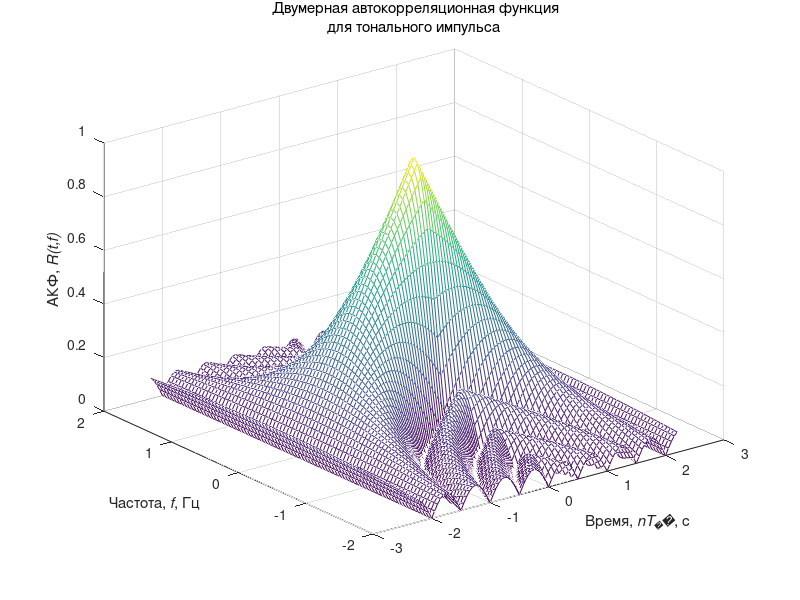
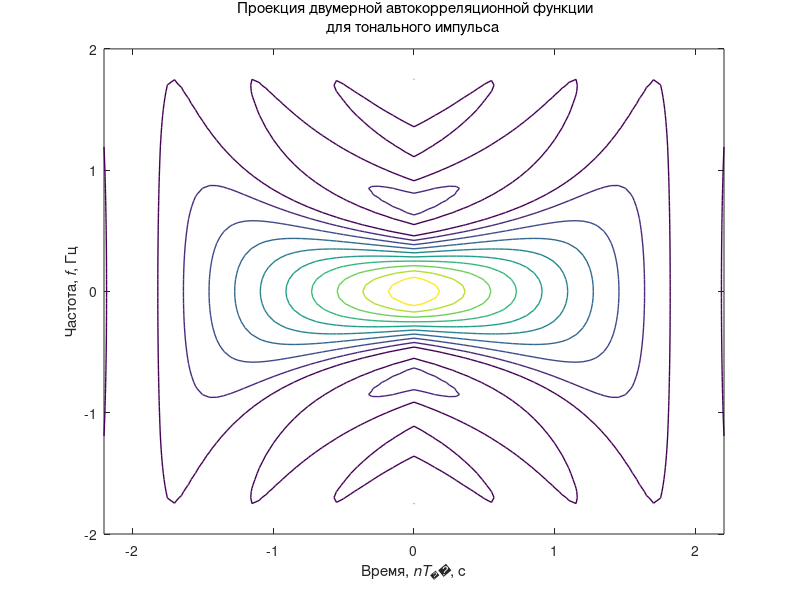
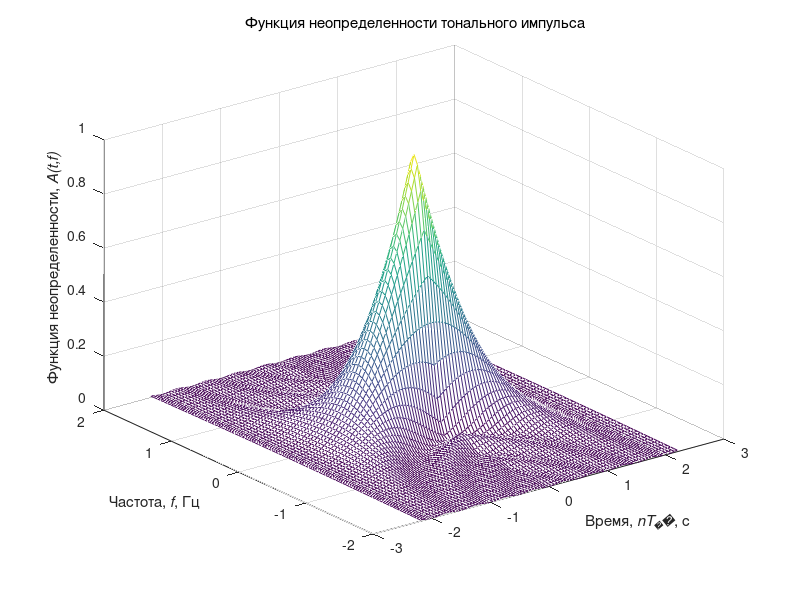
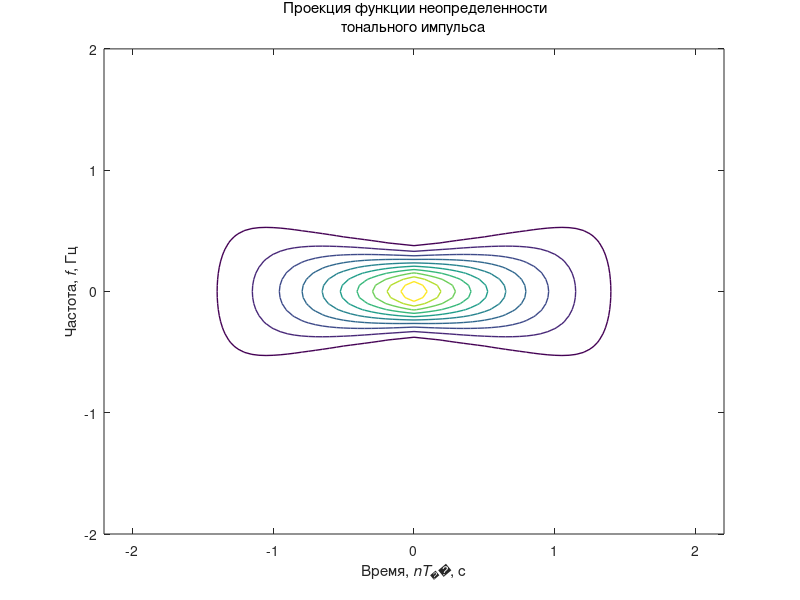

Reproduce these figures in MATLAB, in order.
% плагин pulse waveform analyzer

% Имитационное моделирование и графическая визуализация
% функции неопределенности простых и сложных сигналов
clear all; % Очистка памяти
close all; % Закрытие всех окон с графиками
clc; % Очистка окна команд и сообщений
fontSize=10; % Размер шрифта графиков
fontType=''; % Тип шрифта графиков
% Цвет графиков
tColor='b'; % Временная область
tColorLight=[0.3 0.7 0.9]; % Временная область
Color0='r'; % Эталонные сигналы
fColor=[1 0.4 0]; % Частотная область
eColor=[0.85 0.325 0.098]; % Погрешности
eColorLight=[0.9 0.9 0.4]; % Погрешности
eColorDark=[0.635 0.078 0.184]; % Погрешности
tstep = 0.05; % Шаг по оси времени
fstep = 0.05; % Шаг по оси частоты
dT = 2; % Длительность импульса
tmin = -1.1 * dT; % Диапазон значений по времени (мин)
tmax = 1.1 * dT; % Диапазон значений по времени (макс)
fmin = -4/dT; % Диапазон значений по частоте (мин)
fmax = 4/dT; % Диапазон значений по частоте (макс)
t = tmin:tstep:tmax; % Значения по оси времени
f = fmin:fstep:fmax; % Значения по оси частоты

% Формирование значений двумерной автокорреляционной
% функции тонального импульса
eps = 0.000001;
i = 0;
for ti = tmin:tstep:tmax
	i = i + 1;
	j = 0;
	for fj = fmin:fstep:fmax
		j = j + 1;
		val1 = 1 - abs(ti) / dT;
		val2 = pi * dT * (1.0 - abs(ti) / dT) * fj;
		x(j,i) = abs( val1 * sin(val2+eps)/(val2+eps));
	end
end
% Формирование трехмерного графика
figure; mesh(t,f,x);
set(get(gcf, 'CurrentAxes'), 'FontSize', fontSize); % Изменение шрифта
xlabel ('Время,\it nT_д\rm, с'); % Надпись оси абсцисс
ylabel ('Частота,\it f\rm, Гц'); % Надпись оси ординат
zlabel('АКФ,\it R(t,f)'); % Надпись оси аппликат
title({'\rm Двумерная автокорреляционная функция';...
'для тонального импульса'}); % Заголовок

% Формирование проекции
figure; contour(t,f,x,'Linewidth',1);
set(get(gcf, 'CurrentAxes'), 'FontSize', fontSize); % Изменение шрифта
xlabel ('Время,\it nT_д\rm, с'); % Надпись оси абсцисс
ylabel ('Частота,\it f\rm, Гц'); % Надпись оси ординат
title({'\rm Проекция двумерной автокорреляционной функции';...
'для тонального импульса'}); % Заголовок

% Моделирование функции неопределености импульса с линейной частотной модуляцией
y = x.^2; % Формирование значений
% Формирование трехмерного графика
figure; mesh(t,f,y);
set(get(gcf, 'CurrentAxes'), 'FontSize', fontSize); % Изменение шрифта
xlabel ('Время,\it nT_д\rm, с'); % Надпись оси абсцисс
ylabel ('Частота,\it f\rm, Гц'); % Надпись оси ординат
zlabel('Функция неопределенности,\it A(t,f)'); % Надпись оси аппликат
title({'\rm Функция неопределенности тонального импульса'}); % Заголовок

% Формирование проекции
figure; contour(t,f,y,'Linewidth',1);
set(get(gcf, 'CurrentAxes'), 'FontSize', fontSize); % Изменение шрифта
xlabel ('Время,\it nT_д\rm, с'); % Надпись оси абсцисс
ylabel ('Частота,\it f\rm, Гц'); % Надпись оси ординат
title({'\rm Проекция функции неопределенности';...
'тонального импульса'}); % Заголовок

% Формирование автокорреляционной функции по частоте для тонального
% импульса
xf=x((fmax-fmin)/(2*fstep)+1,:); % Формирование значений
% Формирование графика
figure; plot(t,xf,'Linewidth',3);
axis([fmin fmax 0 1]); % Диапазон значений осей
set(get(gcf, 'CurrentAxes'), 'FontSize', fontSize); % Изменение шрифта
title({'\rm Автокорреляционная функция по частоте';...
'тонального импульса'}); % Заголовок
xlabel ('Частота,\it f\rm, Гц'); % Надпись оси абсцисс
ylabel('АКФ,\it R(t=0,f)\rm'); % Надпись оси ординат

% Формирование автокорреляционной функции по времени для тонального
% импульса
xt=x(:,(tmax-tmin)/(2*tstep)+1); % Формирование значений
% Формирование графика
figure; plot(f,xt,'Linewidth',3);
axis([fmin fmax 0 1]); % Диапазон значений осей
set(get(gcf, 'CurrentAxes'), 'FontSize', fontSize); % Изменение шрифта
title({'\rm Автокорреляционная функция по времени';'тонального импульса'}); % Заголовок
xlabel ('Время,\it nT_д\rm, с'); % Надпись оси абсцисс
ylabel('АКФ,\it R(t,f=0)\rm'); % Надпись оси ординат

% Формирование двумерной автокорреляционной функции ЛЧМ-импульса
fDelta = 2; % Ширина спектра импульса
mu = (fDelta*fmax)/(2*dT); % Линейный коэффициент девиации частоты

i=0;
for ti = tmin:tstep:tmax
	i = i + 1;
	j = 0;
	for fj = fmin:fstep:fmax
		j = j + 1;
		val1 = 1. - abs(ti) / dT;
		val2 = pi * dT * (1.0 - abs(ti) / dT);
		val3 = (fj + mu * ti);
		val = val2 * val3;
		x(j,i) = abs( val1 * (sin(val+eps)/(val+eps))).^2;
	end
end
% Формирование трехмерного графика
figure; mesh(t,f,x);
set(get(gcf, 'CurrentAxes'), 'FontSize', fontSize); % Изменение шрифта
xlabel ('Время,\it nT_д\rm, с'); % Надпись оси абсцисс
ylabel ('Частота,\it f\rm, Гц'); % Надпись оси ординат
zlabel('АКФ,\it R(t,f)'); % Надпись оси аппликат
title({'\rm Двумерная автокорреляционная функция';...
'для ЛЧМ-импульса'}); % Заголовок

figure; contour(t,f,x,'Linewidth',1);
set(get(gcf, 'CurrentAxes'), 'FontSize', fontSize); % Изменение шрифта
xlabel ('Время,\it nT_д\rm, с'); % Надпись оси абсцисс
ylabel ('Частота,\it f\rm, Гц'); % Надпись оси ординат
title({'\rm Проекция двумерной автокорреляционной функции';...
'для ЛЧМ-импульса'}); % Заголовок

% Моделирование функции неопределености импульса с линейной частотной модуляцией
y = x.^2; % Формирование значений
% Формирование трехмерного графика
figure; mesh(t,f,y);
set(get(gcf, 'CurrentAxes'), 'FontSize', fontSize); % Изменение шрифта
xlabel ('Время,\it nT_д\rm, с'); % Надпись оси абсцисс
ylabel ('Частота,\it f\rm, Гц'); % Надпись оси ординат
zlabel('АКФ,\it A(t,f)'); % Надпись оси аппликат
title({'\rm Функция неопределенности для ЛЧМ-импульса'}); % Заголовок

% Формирование проекции
figure; contour(t,f,y,'Linewidth',1);
set(get(gcf, 'CurrentAxes'), 'FontSize', fontSize); % Изменение шрифта
xlabel ('Время,\it nT_д\rm, с'); % Надпись оси абсцисс
ylabel ('Частота,\it f\rm, Гц'); % Надпись оси ординат
title({'\rm Проекция функции неопределенности';...
'для ЛЧМ-импульса'}); % Заголовок

% Формирование автокорреляционной функции по частоте для ЛЧМ-импульса
xf=x((fmax-fmin)/(2*fstep)+1,:); % Формирование значений
% Формирование графика
figure; plot(t,xf,'Linewidth',3);
axis([tmin tmax 0 1]); % Диапазон значений осей
set(get(gcf, 'CurrentAxes'), 'FontSize', fontSize); % Изменение шрифта
xlabel ('Частота,\it f\rm, Гц'); % Надпись оси абсцисс
ylabel('АКФ,\it R(t=0,f)\rm'); % Надпись оси ординат
title({'\rm Автокорреляционная функция по частоте';...
'для ЛЧМ-импульса'}); % Заголовок

% Формирование автокорреляционной функции по времени для ЛЧМ-импульса
xt=x(:,(tmax-tmin)/(2*tstep)+1); % Формирование значений
% Формирование графика
figure; plot(f,xt,'Linewidth',3);
axis([fmin fmax 0 1]); % Диапазон значений осей
set(get(gcf, 'CurrentAxes'), 'FontSize', fontSize); % Изменение шрифта
xlabel ('Время,\it nT_д\rm, с'); % Надпись оси абсцисс
ylabel('АКФ,\it R(t,f=0)'); % Надпись оси ординат
title({'\rm Автокорреляционная функция по времени';...
'для ЛЧМ-импульса'}); % Заголовок